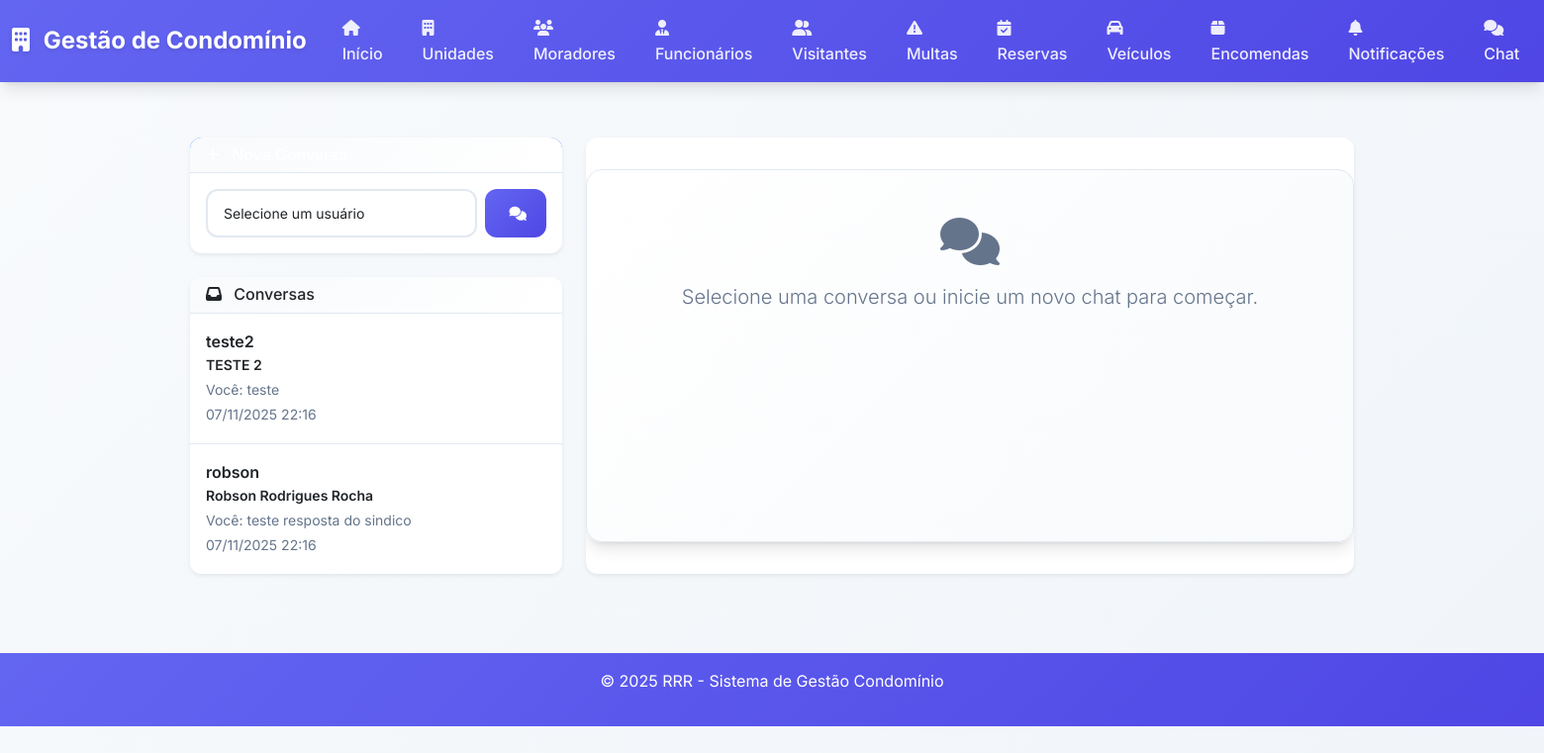
The app's page /chat (signed in) with its own data.
### app.py (models this page shows)
class Usuario(db.Model):
    id = db.Column(db.Integer, primary_key=True)
    username = db.Column(db.String(50), nullable=False, unique=True)
    email = db.Column(db.String(100), nullable=False, unique=True)
    senha_hash = db.Column(db.String(255), nullable=False)
    tipo = db.Column(db.String(20), nullable=False)
    morador_id = db.Column(db.Integer, db.ForeignKey('morador.id'), nullable=True)
    ativo = db.Column(db.Boolean, default=True)
    data_cadastro = db.Column(db.DateTime, default=datetime.utcnow)
    morador = db.relationship('Morador', backref='usuario', uselist=False)
    notificacoes_enviadas = db.relationship('Notificacao', backref='autor', lazy=True)
    notificacoes_lidas = db.relationship('NotificacaoLeitura', backref='usuario', lazy=True, cascade='all, delete-orphan')
    mensagens_enviadas = db.relationship('ChatMensagem', foreign_keys='ChatMensagem.remetente_id', backref='remetente', lazy=True, cascade='all, delete-orphan')
    mensagens_recebidas = db.relationship('ChatMensagem', foreign_keys='ChatMensagem.destinatario_id', backref='destinatario', lazy=True, cascade='all, delete-orphan')

class Morador(db.Model):
    id = db.Column(db.Integer, primary_key=True)
    nome = db.Column(db.String(100), nullable=False)
    cpf = db.Column(db.String(14), nullable=False, unique=True)
    telefone = db.Column(db.String(15), nullable=False)
    email = db.Column(db.String(100), nullable=False)
    tipo = db.Column(db.String(20), nullable=False)
    unidade_id = db.Column(db.Integer, db.ForeignKey('unidade.id'), nullable=False)
    data_cadastro = db.Column(db.DateTime, default=datetime.utcnow)
    reservas = db.relationship('Reserva', backref='morador', lazy=True)
    notificacoes = db.relationship('Notificacao', backref='morador', lazy=True)
    veiculos = db.relationship('Veiculo', backref='morador', lazy=True)

class ChatMensagem(db.Model):
    id = db.Column(db.Integer, primary_key=True)
    remetente_id = db.Column(db.Integer, db.ForeignKey('usuario.id'), nullable=False)
    destinatario_id = db.Column(db.Integer, db.ForeignKey('usuario.id'), nullable=False)
    mensagem = db.Column(db.Text, nullable=False)
    enviada_em = db.Column(db.DateTime, default=datetime.utcnow)
    lida_em = db.Column(db.DateTime, nullable=True)

### app.py (the view)
@app.route('/chat')
@login_required
def chat_home():
    usuario = Usuario.query.get(session['user_id'])
    if not usuario:
        flash('Sessão inválida. Faça login novamente.', 'error')
        return redirect(url_for('logout'))
    destinatario_param = request.args.get('destinatario', type=int)
    if destinatario_param:
        return redirect(url_for('chat_conversa', destinatario_id=destinatario_param))
    conversas = obter_conversas(usuario)
    usuarios_disponiveis = usuarios_disponiveis_para_chat(usuario)
    return render_template(
        'chat.html',
        usuario=usuario,
        conversas=conversas,
        usuarios_disponiveis=usuarios_disponiveis,
        destinatario=None,
        mensagens=[]
    )

### app.py (called while the page is built)
def login_required(f):
    from functools import wraps
    @wraps(f)
    def decorated_function(*args, **kwargs):
        if 'user_id' not in session:
            return redirect(url_for('login'))
        return f(*args, **kwargs)
    return decorated_function

def usuarios_disponiveis_para_chat(usuario):
    consulta = Usuario.query.filter(Usuario.id != usuario.id, Usuario.ativo == True)
    if usuario.tipo != 'Admin':
        consulta = consulta.filter(Usuario.tipo == 'Admin')
    return consulta.order_by(Usuario.username).all()

### templates/chat.html (shortened to what this page needs)
{% extends "base.html" %}
{% block content %}
<div class="row">
    <div class="col-lg-4">
        <div class="card mb-4 shadow-sm">
            <div class="card-header bg-primary text-white">
                <h2 class="h6 mb-0">
                    <i class="fas fa-plus me-2"></i>
                </h2>
            </div>
            <div class="card-body">
                {% if usuarios_disponiveis %}
                <form method="get" action="{{ url_for('chat_home') }}" class="d-flex gap-2">
                    <select name="destinatario" class="form-select" required>
                        <option value="" disabled selected>Selecione um usuário</option>
                    </select>
                    <button type="submit" class="btn btn-primary">
                        <i class="fas fa-comments"></i>
                    </button>
                </form>
                {% else %}
                <p class="text-muted mb-0">Nenhum usuário disponível para iniciar conversa.</p>
                {% endif %}
            </div>
        </div>
        <div class="card shadow-sm">
            <div class="card-header bg-white">
                <h2 class="h6 mb-0">
                    <i class="fas fa-inbox me-2"></i>
                    Conversas
                </h2>
            </div>
            <div class="list-group list-group-flush">
                {% if conversas %}
                    {% for conversa in conversas %}
                    <a href="{{ url_for('chat_conversa', destinatario_id=conversa.usuario.id) }}"
                       class="list-group-item list-group-item-action d-flex justify-content-between align-items-start {% if destinatario and destinatario.id == conversa.usuario.id %}active{% endif %}">
                        <div class="me-2">
                            <div class="fw-semibold">
                                {{ conversa.usuario.username }}
                                {% if conversa.usuario.morador %}
                                    <span class="small d-block">{{ conversa.usuario.morador.nome }}</span>
                                {% endif %}
                            </div>
                            {% if conversa.ultima_mensagem %}
                            <small class="text-muted">
                                {% if conversa.ultima_mensagem.remetente_id == usuario.id %}Você:{% else %}{{ conversa.usuario.username }}:{% endif %}
                                {{ conversa.ultima_mensagem.mensagem|truncate(50, True, '...') }}
                            </small>
                            <div>
                                <small class="text-muted">
                                    {{ conversa.ultima_data.strftime('%d/%m/%Y %H:%M') }}
                                </small>
                            </div>
                            {% else %}
                            <small class="text-muted">Sem mensagens ainda</small>
                            {% endif %}
                        </div>
                    </a>
                    {% endfor %}
                {% else %}
                <div class="list-group-item text-center text-muted">
                    Nenhuma conversa iniciada.
                </div>
                {% endif %}
            </div>
        </div>
    </div>
    <div class="col-lg-8">
        <div class="card shadow-sm h-100">
            {% if destinatario %}
            <div class="card-header bg-white d-flex justify-content-between align-items-center">
                <div>
                    <h2 class="h5 mb-0">
                        <i class="fas fa-user-circle me-2"></i>
                        Conversa com {{ destinatario.username }}
                    </h2>
                    {% if destinatario.morador %}
                        <small class="text-muted d-block">
                            {{ destinatario.morador.nome }}
                            {% if destinatario.morador.unidade %}
                                - {{ destinatario.morador.unidade.bloco }} {{ destinatario.morador.unidade.numero }}
                            {% endif %}
                        </small>
                    {% endif %}
                </div>
                <small class="text-muted">{{ destinatario.tipo }}</small>
            </div>
            <div class="card-body" style="max-height: 60vh; overflow-y: auto;">
                {% if mensagens %}
                    {% for mensagem in mensagens %}
                    <div class="d-flex mb-3 {% if mensagem.remetente_id == usuario.id %}justify-content-end{% else %}justify-content-start{% endif %}">
                        <div class="p-3 rounded-3 {% if mensagem.remetente_id == usuario.id %}bg-primary text-white{% else %}bg-light border{% endif %}" style="max-width: 70%;">
                            <p class="mb-2">{{ mensagem.mensagem }}</p>
                            <small class="{% if mensagem.remetente_id == usuario.id %}text-white-50{% else %}text-muted{% endif %}">
                                {{ mensagem.enviada_em.strftime('%d/%m/%Y %H:%M') }}
                                {% if mensagem.remetente_id == usuario.id %}
                                    {% if mensagem.lida_em %}
                                        • Lida
                                    {% else %}
                                        • Enviada
                                    {% endif %}
                                {% endif %}
                            </small>
                        </div>
                    </div>
                    {% endfor %}
                {% else %}
                <div class="text-center text-muted py-5">
                    <i class="fas fa-comments fa-3x mb-3"></i>
                    <p class="lead mb-0">Nenhuma mensagem nesta conversa. Envie a primeira!</p>
                </div>
                {% endif %}
            </div>
            <div class="card-footer bg-white">
                <form method="post" class="d-flex gap-2">
                    <textarea name="mensagem" class="form-control" rows="2" placeholder="Digite sua mensagem..." required></textarea>
                    <button type="submit" class="btn btn-primary">
                        <i class="fas fa-paper-plane me-1"></i>
                        Enviar
                    </button>
                </form>
            </div>
            {% else %}
            <div class="card-body text-center text-muted py-5">
                <i class="fas fa-comments fa-3x mb-3"></i>
                <p class="lead">Selecione uma conversa ou inicie um novo chat para começar.</p>
            </div>
            {% endif %}
        </div>
    </div>
</div>
{% endblock %}

### static/css/style.css (style rules this page uses)
:root { --primary-color: #6366f1; --primary-dark: #4f46e5; --success-color: #10b981; --success-dark: #059669; --info-color: #06b6d4; --warning-color: #f59e0b; --danger-color: #ef4444; --danger-dark: #dc2626; --light-color: #f8fafc; --dark-color: #1e293b; --gray-50: #f8fafc; --gray-100: #f1f5f9; --gray-200: #e2e8f0; --gray-300: #cbd5e1; --gray-400: #94a3b8; --gray-500: #64748b; --gray-600: #475569; --gray-700: #334155; --gray-800: #1e293b; --gray-900: #0f172a; --shadow-sm: 0 1px 2px 0 rgb(0 0 0 / 0.05); --shadow-md: 0 4px 6px -1px rgb(0 0 0 / 0.1), 0 2px 4px -2px rgb(0 0 0 / 0.1); --shadow-lg: 0 10px 15px -3px rgb(0 0 0 / 0.1), 0 4px 6px -4px rgb(0 0 0 / 0.1); --shadow-xl: 0 20px 25px -5px rgb(0 0 0 / 0.1), 0 8px 10px -6px rgb(0 0 0 / 0.1); --border-radius: 12px; --border-radius-lg: 16px; }
* { box-sizing: border-box; }
body { font-family: 'Inter', -apple-system, BlinkMacSystemFont, 'Segoe UI', Roboto, sans-serif; background: linear-gradient(135deg, var(--gray-50) 0%, var(--gray-100) 100%); color: var(--gray-800); line-height: 1.6; min-height: 100vh; }
.card { border: none; border-radius: var(--border-radius); box-shadow: var(--shadow-md); transition: all 0.3s cubic-bezier(0.4, 0, 0.2, 1); background: white; overflow: hidden; }
.form-control, .form-select { border: 2px solid var(--gray-200); border-radius: var(--border-radius); padding: 12px 16px; font-size: 14px; transition: all 0.3s ease; background: white; }
.btn { border-radius: var(--border-radius); font-weight: 600; padding: 12px 24px; font-size: 14px; transition: all 0.3s cubic-bezier(0.4, 0, 0.2, 1); border: none; position: relative; overflow: hidden; }
.btn::before { content: ''; position: absolute; top: 0; left: -100%; width: 100%; height: 100%; background: linear-gradient(90deg, transparent, rgba(255,255,255,0.2), transparent); transition: left 0.5s; }
.btn-primary { background: linear-gradient(135deg, var(--primary-color) 0%, var(--primary-dark) 100%); }
.list-group-item { border: none; border-bottom: 1px solid var(--gray-200); transition: all 0.3s ease; padding: 16px; }
.list-group-item:last-child { border-bottom: none; }
.card { animation: fadeIn 0.6s cubic-bezier(0.4, 0, 0.2, 1); }
.text-center.py-5 { background: linear-gradient(135deg, white 0%, var(--gray-50) 100%); border-radius: var(--border-radius-lg); box-shadow: var(--shadow-lg); margin: 2rem 0; border: 1px solid var(--gray-200); }
.card-header { background: linear-gradient(135deg, var(--gray-50) 0%, white 100%); border-bottom: 1px solid var(--gray-200); font-weight: 700; }
.text-muted { color: var(--gray-500) !important; }
h1, h2, h3, h4, h5, h6 { color: var(--gray-800); font-weight: 700; }

### records on screen
Usuario: usuario.username "teste2"
Morador: usuario.morador.nome "TESTE 2"
ChatMensagem: ultima_mensagem.mensagem "teste", ultima_data "07/11/2025 22:16"
Usuario: usuario.username "robson"
Morador: usuario.morador.nome "Robson Rodrigues Rocha"
ChatMensagem: ultima_mensagem.mensagem "teste resposta do sindico", ultima_data "07/11/2025 22:16"
